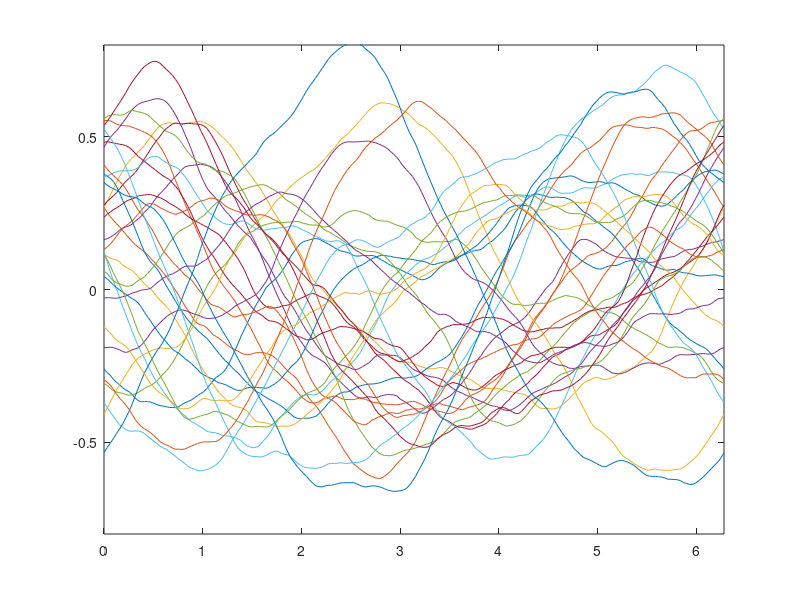
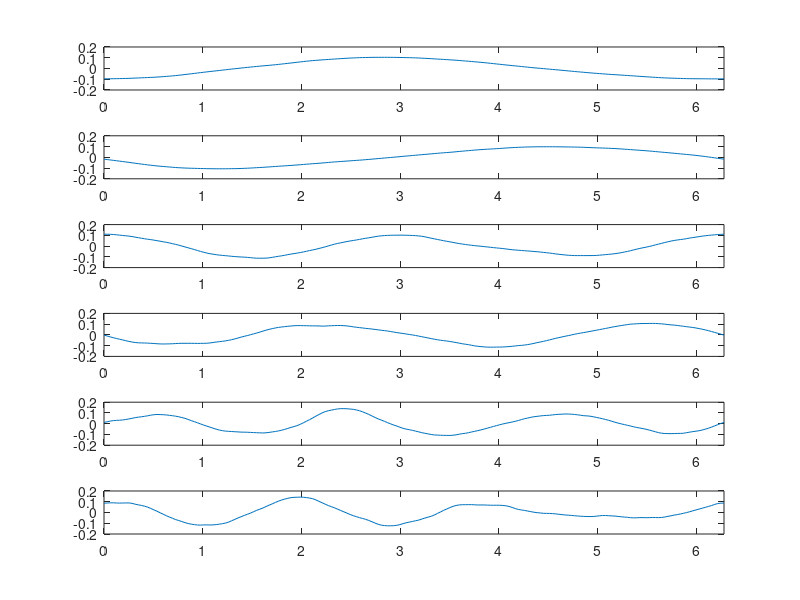
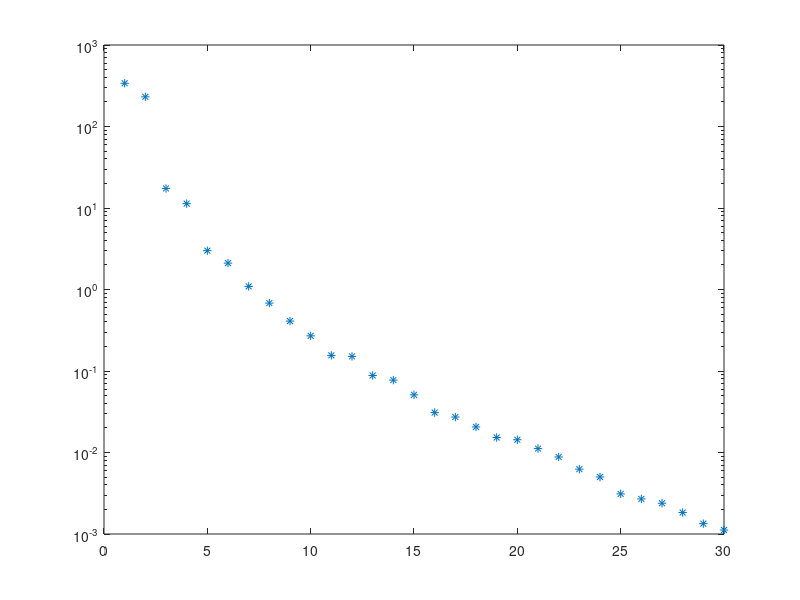
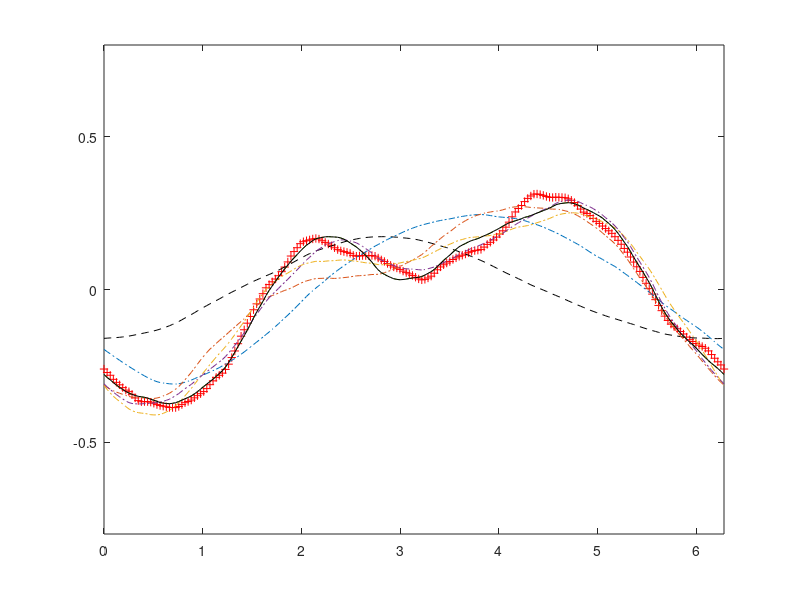

These figures' MATLAB source, in order:
% script POD.m
L=2*pi;  m=200;  n=30;   kmax=100;  x=[0:L/(200-1):L]';  p=6; % Initialize constants
A=zeros(m,n);      % Initialize n random vectors of length m with 1/k^2 spectra
for j=1:n          % and homogeneous Dirichlet b.c.'s
   for k=1:kmax
      c=rand-0.5; d=rand-0.5;
      for i=1:m,   A(i,j)=A(i,j)+(1/k^2)*c*sin(k*x(i))+(1/k^2)*d*cos(k*x(i)); end
   end
end
[U,S,V]=svd(A);    % Calculate the POD
figure(1);  clf;   % Plot the data
for j=1:n,  plot(x,A(:,j));   axis([0 L -0.8 0.8]);   hold on;  end;  hold off;
figure(2);  clf;   % Plot the p leading POD modes
for k=1:p,  subplot(p,1,k);   plot(x,U(:,k));   axis([0 L -0.2 0.2]);  end;
figure(3);  clf;   % Compare the POD eigenvalues
semilogy(diag(S).^2,'*');
% Reconstruct some of the data vectors with an increasing number of POD modes.
% Observe the improved representation of these vectors as more modes are included.
for which=1:3;     
   figure(3+which);  clf;   plot(x,A(:,which),'r+');  hold on;  r=zeros(m,1);
   for k=1:p;
      r=r+U(:,k)*S(k,k)*V(which,k);
      if k==1, plot(x,r,'k--');  else  plot(x,r,'-.');  end; 
   end
   plot(x,r,'k-');  axis([0 L -0.8 0.8]); 
end
% end script POD.m
